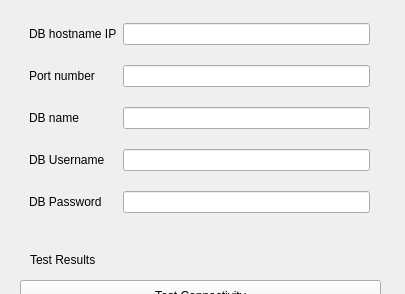
<?xml version="1.0" encoding="UTF-8"?>
<ui version="4.0">
 <class>Form</class>
 <widget class="QWidget" name="Form">
  <property name="geometry">
   <rect>
    <x>0</x>
    <y>0</y>
    <width>405</width>
    <height>294</height>
   </rect>
  </property>
  <property name="windowTitle">
   <string>Form</string>
  </property>
  <widget class="QWidget" name="gridLayoutWidget">
   <property name="geometry">
    <rect>
     <x>19</x>
     <y>9</y>
     <width>361</width>
     <height>221</height>
    </rect>
   </property>
   <layout class="QGridLayout" name="gridLayout">
    <property name="leftMargin">
     <number>10</number>
    </property>
    <property name="rightMargin">
     <number>10</number>
    </property>
    <item row="0" column="0">
     <widget class="QLabel" name="dbHostnameLabel">
      <property name="text">
       <string>DB hostname IP</string>
      </property>
     </widget>
    </item>
    <item row="0" column="1">
     <widget class="QLineEdit" name="dbHostnameText"/>
    </item>
    <item row="3" column="1">
     <widget class="QLineEdit" name="dbUsernameText"/>
    </item>
    <item row="2" column="1">
     <widget class="QLineEdit" name="dbNameText"/>
    </item>
    <item row="1" column="1">
     <widget class="QLineEdit" name="dbPortNumText"/>
    </item>
    <item row="4" column="1">
     <widget class="QLineEdit" name="dbPasswordText"/>
    </item>
    <item row="1" column="0">
     <widget class="QLabel" name="dbPortNumLabel">
      <property name="text">
       <string>Port number</string>
      </property>
     </widget>
    </item>
    <item row="2" column="0">
     <widget class="QLabel" name="dbNameLabel">
      <property name="text">
       <string>DB name</string>
      </property>
     </widget>
    </item>
    <item row="3" column="0">
     <widget class="QLabel" name="dbUsernameLabel">
      <property name="text">
       <string>DB Username</string>
      </property>
     </widget>
    </item>
    <item row="4" column="0">
     <widget class="QLabel" name="dbPasswordLabel">
      <property name="text">
       <string>DB Password</string>
      </property>
     </widget>
    </item>
   </layout>
  </widget>
  <widget class="QPushButton" name="dbTestConnectButton">
   <property name="geometry">
    <rect>
     <x>20</x>
     <y>280</y>
     <width>361</width>
     <height>32</height>
    </rect>
   </property>
   <property name="text">
    <string>Test Connectivity</string>
   </property>
  </widget>
  <widget class="QLabel" name="dbConnectResultLabel">
   <property name="geometry">
    <rect>
     <x>30</x>
     <y>250</y>
     <width>321</width>
     <height>20</height>
    </rect>
   </property>
   <property name="text">
    <string>Test Results</string>
   </property>
  </widget>
 </widget>
 <resources/>
 <connections/>
</ui>
